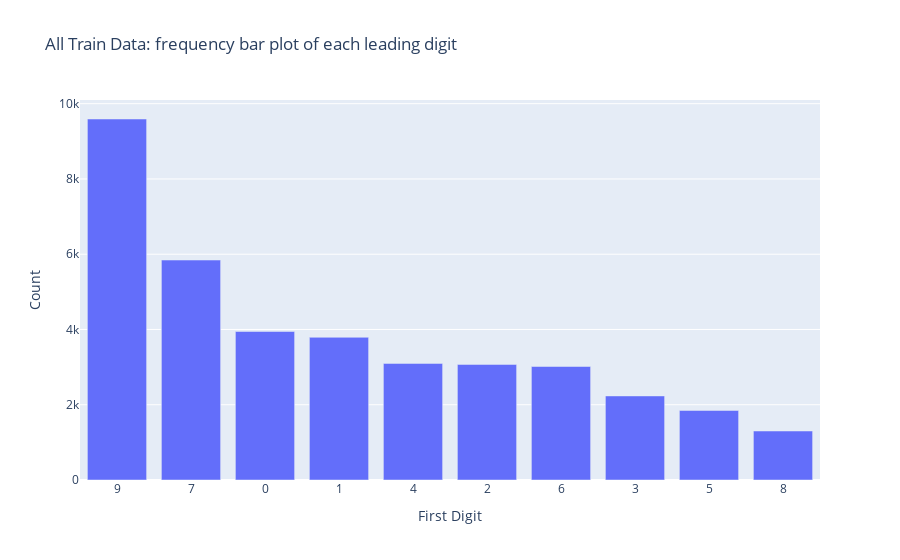

The cell this chart's notebook holds for it:
### Code cell
fig = go.Figure()
fig.add_trace(
    go.Bar(
        x = pd.Series(y_train).value_counts().index,
        y=pd.Series(y_train).value_counts()
    )
)
fig.update_layout(
title = 'All Train Data: frequency bar plot of each leading digit',
    yaxis_title = 'Count',
    xaxis_title = 'First Digit'
)
fig.update_xaxes(tickvals=list(sorted(pd.Series(y_train).unique())))
fig.show()

### Figure 1 — Plotly figure (JSON) as saved in the notebook; plotly's stock layout.template omitted (floating-point values rounded to 4 significant figures)
{"data": [{"type": "bar", "x": ["9", "7", "0", "1", "4", "2", "6", "3", "5", "8"], "y": [9593, 5845, 3946, 3792, 3098, 3071, 3016, 2234, 1848, 1302]}], "layout": {"title": {"text": "All Train Data: frequency bar plot of each leading digit"}, "xaxis": {"tickvals": ["0", "1", "2", "3", "4", "5", "6", "7", "8", "9"], "title": {"text": "First Digit"}}, "yaxis": {"title": {"text": "Count"}}}}
